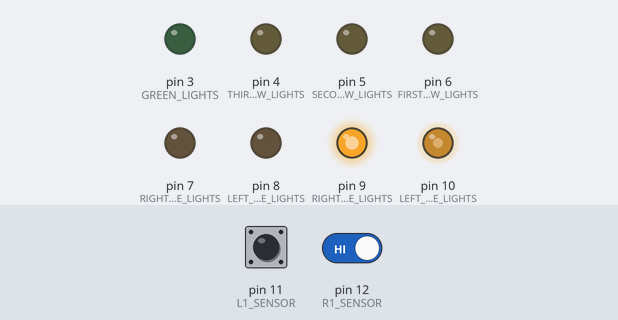
Bench run of a sketch on a simulated Arduino Uno, built with avr-gcc and run on an emulated ATmega328P. Shown: output pins drawn as LEDs (lit = HIGH). Dashed ring = blinking. Inputs (shaded band) come from the test bench; at power-on: pin 11 (L1_SENSOR) HIGH, pin 12 (R1_SENSOR) HIGH.

Above: at 4.2 s.
4.3 s: pin 11 (L1_SENSOR) driven LOW
At 5.0 s:
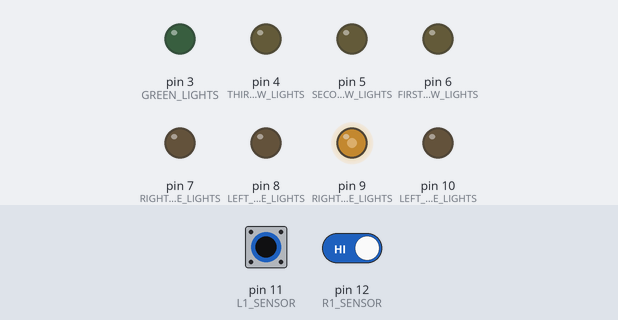
5.8 s: pin 11 (L1_SENSOR) driven HIGH
At 6.6 s:
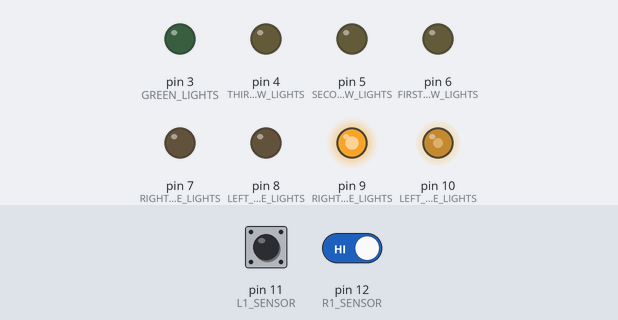
7.3 s: pin 12 (R1_SENSOR) driven LOW
At 8.5 s:
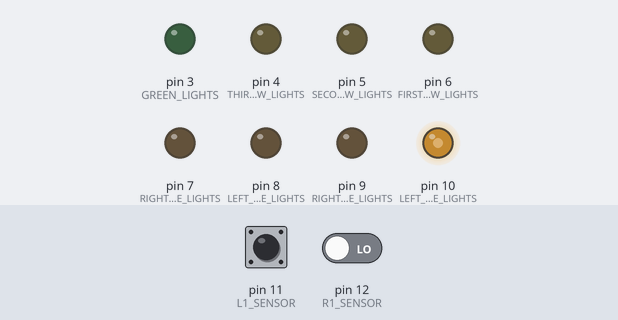
8.8 s: pin 12 (R1_SENSOR) driven HIGH
At 10.0 s:
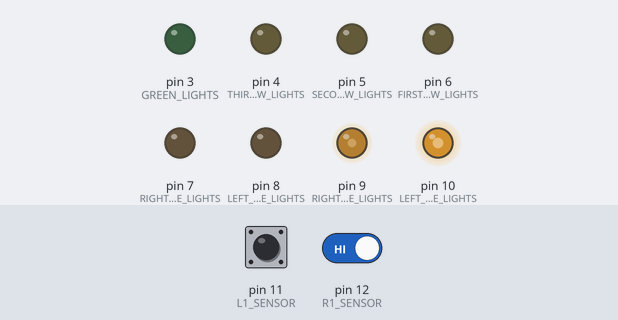
10.3 s: pin 12 (R1_SENSOR) driven LOW
At 10.8 s:
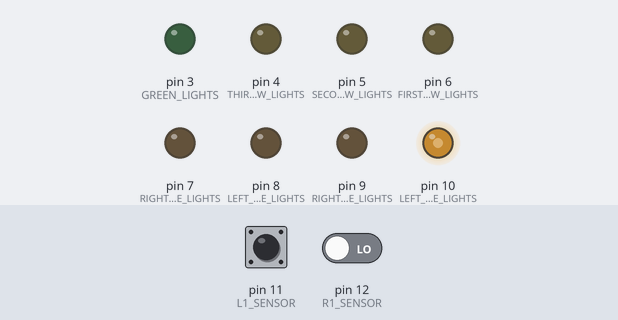
11.8 s: pin 11 (L1_SENSOR) pulsed LOW 2 times (0.12 s each, 0.3 s apart)
At 11.9 s:
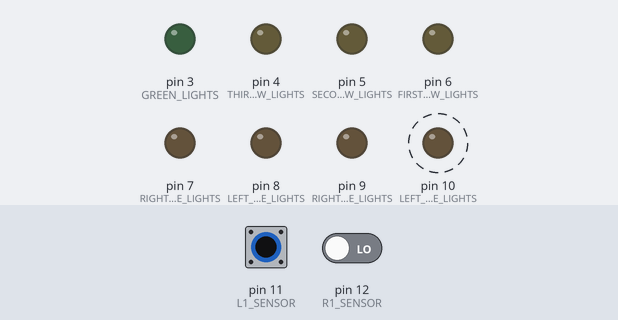
Timing chart, 0 to 14.8 s (numbered marks = the images above; inputs shaded):
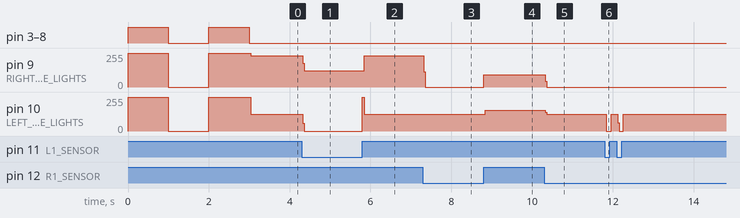

The sketch:

sketch_arduino_race_light_tree.ino
```cpp
// (licence header left out)
#include<Chrono.h>

#define R1_SENSOR 12               // Right Sensor No.1 placed in line with the Start Line (Line 1)
#define L1_SENSOR 11               // Left Sensor No.1 placed in line with the Start Line (Line 1)
#define LEFT_PRE_STAGE_LIGHTS 10   // 2 LEFT PRE STAGE BULBS : old Pre1
#define RIGHT_PRE_STAGE_LIGHTS 9   // 2 RIGHT PRE STAGE BULBS : old Pre2
#define LEFT_STAGE_LIGHTS 8        // 2 LEFT STAGE LIGHTS : old Pre3
#define RIGHT_STAGE_LIGHTS 7       // 2 RIGHT STAGE LIGHTS : old Pre4
#define FIRST_YELLOW_LIGHTS 6      // FIRST PAIR OF YELLOW LIGHTS : old Yellow
#define SECOND_YELLOW_LIGHTS 5     // SECOND PAIR OF YELLOW LIGHTS : old Yellow1
#define THIRD_YELLOW_LIGHTS 4      // THIRD PAIR OF YELLOW LIGHTS : old Yellow2
#define GREEN_LIGHTS 3             // PAIR OF GREEN LIGHTS : old Green

bool leftPreStage = false;
bool rightPreStage = false;
bool stageLight = false;
bool firstYellowLight = false;
bool secondYellowLight = false;
bool thirdYellowLight = false;
bool greenLight = false;
bool raceTreeLightStarted = false;
bool raceTreeLightEnded = false;
Chrono myChrono;

void setup()
{
  // Stop the Chrono Timer since we will be using it in the loop function only
  myChrono.stop();

  // OUTPUT SETUP
  pinMode(LEFT_PRE_STAGE_LIGHTS, OUTPUT);
  pinMode(RIGHT_PRE_STAGE_LIGHTS, OUTPUT);
  pinMode(LEFT_STAGE_LIGHTS, OUTPUT);
  pinMode(RIGHT_STAGE_LIGHTS, OUTPUT);
  pinMode(FIRST_YELLOW_LIGHTS, OUTPUT);
  pinMode(SECOND_YELLOW_LIGHTS, OUTPUT);
  pinMode(THIRD_YELLOW_LIGHTS, OUTPUT);
  pinMode(GREEN_LIGHTS, OUTPUT);

  // INPUT SETUP
  // Using INPUT_PULLUP for NPN Sensors and the logic is reversed
  pinMode(L1_SENSOR, INPUT_PULLUP);
  pinMode(R1_SENSOR, INPUT_PULLUP);

  // Initalization Testing Stage
  turnOnAllTheLights();
  delay(1000);
  turnOffAllTheLights();
  delay(1000);
  turnOnAllTheLights();
  delay(1000);
  turnOffAllTheLights();
}

void loop()
{

  // If Left Sensor 1 IS blocked and Left Sensor 2 IS NOT blocked, turn ON the left PreStage Lights.
  // This means that the Left car is on the starting line but not overlapping the second left sensor.
  if (isL1Blocked() && !leftPreStage){
    turnOnPreStageLeft();
  // If both Left Sensors are unblocked in this situation, turn Left PreStage Lights OFF again.
  } else if (!isL1Blocked() && leftPreStage && !raceTreeLightStarted) {
    turnOffPreStageLeft();
    // If both Left Sensors are blocked in this situation, turn Left PreStage Lights OFF again.
  } else if (isL1Blocked() && leftPreStage && !raceTreeLightStarted) {
    turnOffPreStageLeft();
  }

  // If Right Sensor 1 IS blocked and Right Sensor 2 IS NOT blocked, turn ON the Right PreStage Lights.
  // This means that the Right car is on the starting line but not overlapping the second right sensor.
  if (isR1Blocked() && !rightPreStage){
    turnOnPreStageRight();
  // If both Right Sensors are unblocked in this situation, turn Right PreStage Lights OFF again.
  } else if (!isR1Blocked() && rightPreStage && !raceTreeLightStarted) {
    turnOffPreStageRight();
  // If both Right Sensors are blocked in this situation, turn Right PreStage Lights OFF again.
  } else if (isR1Blocked() && rightPreStage && !raceTreeLightStarted) {
    turnOffPreStageRight();
  }

  // If Left Pre Stage AND Right Pre Stage are both OK we proceed with the lights
  if (leftPreStage && rightPreStage && !raceTreeLightEnded){
    // Resume the Chrono Timer to use it instead of the delays
    myChrono.resume();

    // Wait 10 seconds so the car handlers can approach their positions.
    if (myChrono.hasPassed(10000, false) ) {
      continueRaceTreeLights();
    }
  }
}

bool isL1Blocked() {
  // LOW means Object Detected and hence return True for Left Sensor of Line #1.
  return digitalRead(L1_SENSOR) == LOW ? false : true;
}

bool isR1Blocked() {
  // LOW means Object Detected and hence return True for Right Sensor of Line #1.
  return digitalRead(R1_SENSOR) == LOW ? false : true;
}


void turnOnPreStageLeft() {
  digitalWrite(LEFT_PRE_STAGE_LIGHTS, HIGH);
  leftPreStage = true;
}

void turnOnPreStageRight() {
  digitalWrite(RIGHT_PRE_STAGE_LIGHTS, HIGH);
  rightPreStage = true;
}

void turnOffPreStageLeft() {
  digitalWrite(LEFT_PRE_STAGE_LIGHTS, LOW);
  leftPreStage = false;
  myChrono.stop();
}

void turnOffPreStageRight() {
  digitalWrite(RIGHT_PRE_STAGE_LIGHTS, LOW);
  rightPreStage = false;
  myChrono.stop();
}

void turnOffAllTheLights() {
  // LOW MEANS TURN OFF THE LIGHTS
  digitalWrite(LEFT_PRE_STAGE_LIGHTS, LOW);
  digitalWrite(RIGHT_PRE_STAGE_LIGHTS, LOW);
  digitalWrite(LEFT_STAGE_LIGHTS, LOW);
  digitalWrite(RIGHT_STAGE_LIGHTS, LOW);
  digitalWrite(FIRST_YELLOW_LIGHTS, LOW);
  digitalWrite(SECOND_YELLOW_LIGHTS, LOW);
  digitalWrite(THIRD_YELLOW_LIGHTS, LOW);
  digitalWrite(GREEN_LIGHTS, LOW);
}

void turnOnAllTheLights() {
  // HIGH MEANS TURN ON THE LIGHTS
  digitalWrite(LEFT_PRE_STAGE_LIGHTS, HIGH);
  digitalWrite(RIGHT_PRE_STAGE_LIGHTS, HIGH);
  digitalWrite(LEFT_STAGE_LIGHTS, HIGH);
  digitalWrite(RIGHT_STAGE_LIGHTS, HIGH);
  digitalWrite(FIRST_YELLOW_LIGHTS, HIGH);
  digitalWrite(SECOND_YELLOW_LIGHTS, HIGH);
  digitalWrite(THIRD_YELLOW_LIGHTS, HIGH);
  digitalWrite(GREEN_LIGHTS, HIGH);
}

void continueRaceTreeLights() {
  raceTreeLightStarted = true;

  // Turn on the pair of stage lights after two more seconds
  if (myChrono.hasPassed(12000) && stageLight==false) {
    digitalWrite(LEFT_STAGE_LIGHTS, HIGH);
    digitalWrite(RIGHT_STAGE_LIGHTS, HIGH);
    stageLight = true;
  }

  // Turn on the first pair of Yellow Lights after one more second
  if (myChrono.hasPassed(13000) && firstYellowLight==false) {
    digitalWrite(FIRST_YELLOW_LIGHTS, HIGH);
    firstYellowLight = true;
  }

  // Turn on the second pair of Yellow Lights after half a second more
  if (myChrono.hasPassed(13500) && secondYellowLight==false) {
    digitalWrite(SECOND_YELLOW_LIGHTS, HIGH);
    secondYellowLight = true;
  }

  // Turn on the third pair of Yellow Lights after half a second more
  if (myChrono.hasPassed(14000) && thirdYellowLight==false) {
    digitalWrite(THIRD_YELLOW_LIGHTS, HIGH);
    thirdYellowLight = true;
  }

  // Turn on the Green Lights after half a second more
  if (myChrono.hasPassed(14500) && greenLight==false) {
    digitalWrite(GREEN_LIGHTS, HIGH);
    greenLight = true;

    // Set the other Lights OFF Except for the False Lights
    digitalWrite(LEFT_PRE_STAGE_LIGHTS, LOW);
    digitalWrite(RIGHT_PRE_STAGE_LIGHTS, LOW);
    digitalWrite(LEFT_STAGE_LIGHTS, LOW);
    digitalWrite(RIGHT_STAGE_LIGHTS, LOW);
    digitalWrite(FIRST_YELLOW_LIGHTS, LOW);
    digitalWrite(SECOND_YELLOW_LIGHTS, LOW);
    digitalWrite(THIRD_YELLOW_LIGHTS, LOW);
  }

  // Turn off the Green Lights after 10.5 seconds has passed and greenLight back to false.
  if (myChrono.hasPassed(25000) && greenLight==true) {
    digitalWrite(GREEN_LIGHTS, LOW);
    greenLight = false;
    raceTreeLightEnded = true;
  }

}
```

Measured:
- after the input at 4.3 s, pin 9 (RIGHT_PRE_STAGE_LIGHTS): 235/255 → 123/255 at once; pin 10 (LEFT_PRE_STAGE_LIGHTS): 124/255 → 0/255 at once
- after the input at 5.8 s, pin 9 (RIGHT_PRE_STAGE_LIGHTS): 123/255 → 235/255 at once; pin 10 (LEFT_PRE_STAGE_LIGHTS): 0/255 → 125/255 at once
- after the input at 7.3 s, pin 9 (RIGHT_PRE_STAGE_LIGHTS): 235/255 → 0/255 at once
- after the input at 8.8 s, pin 9 (RIGHT_PRE_STAGE_LIGHTS): 0/255 → 91/255 at once; pin 10 (LEFT_PRE_STAGE_LIGHTS): 125/255 → 157/255 at once
- after the input at 10.3 s, pin 9 (RIGHT_PRE_STAGE_LIGHTS): 91/255 → 0/255 at once; pin 10 (LEFT_PRE_STAGE_LIGHTS): 157/255 → 126/255 at once
- after the input at 11.8 s, pin 10 (LEFT_PRE_STAGE_LIGHTS): alternates 126/255 for 0.16 s and 0/255 for 0.13 s, 4 changes in all, then stays 126/255, starting at once
